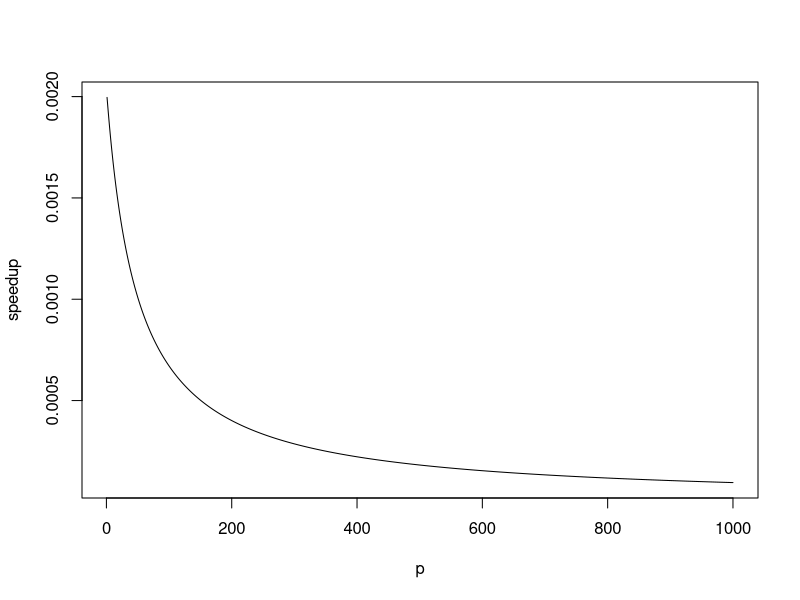
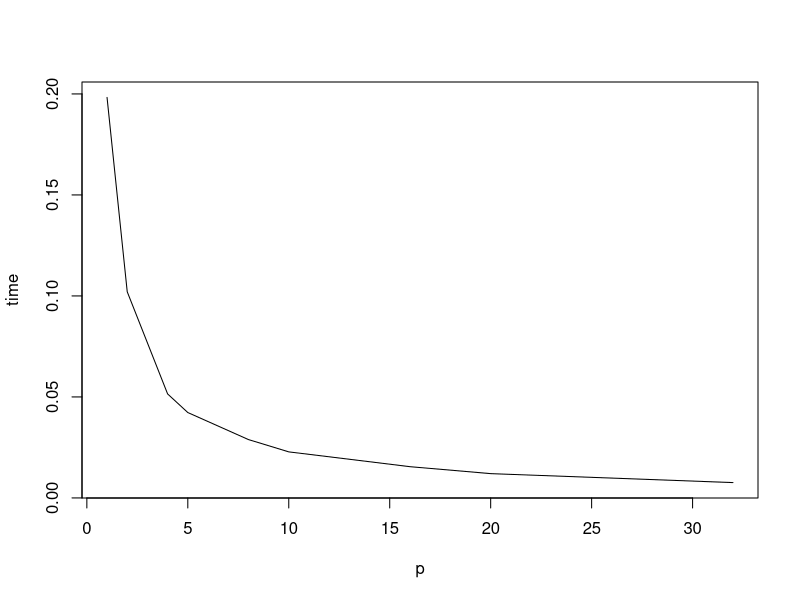

The R source for these figures, in order: (Note: this script raises an error after producing the figures.)

T_comp<-2*10^-9
T_read<-1*10^-4
T_comm <-1*10^-6 

p<-1:1000
N<-10^2



T_s = N*T_comp

T_p = T_read+(p-1+N/p)*T_comp+2*T_comm*(p-1)

speedup = T_s/T_p


plot(p,speedup,type = "l")

library(dplyr)
x<-data.frame(p,speedup)
max<- filter(x,x$speedup==max(x$speedup))


p = c(1,2,4,5,8,10,16,20,32);
time = c(0.19828200,
         0.10205293,
         0.05147886, 
         0.04226208,
         0.02889167,
         0.0227909 ,
         0.01546288, 
         0.01202011  ,
         0.00758505);

plot(p,time,type = "l")
lines(p,t)
t = c(0.190000,0.190000,0.190000,0.190000,0.190000,0.190000,0.190000,0.190000,0.190000)
t_serial = 0.190000
speedup= t_serial/time;
plot(p,speedup,type = "l")


p = c(1 ,
      2 ,  
      
      3 , 
      
      4 ,
      
      5,  
      
      6,
      
      
      7 ,
      8,
      9,
      
      10 ,
      
      15, 
      
      20 ,
      25,
      
      
      30 ,
      
      35,
      
      
      40 ,
      45,
      
      50,
      55,
      
      65,
      
      70 ,
      85,
      
      
      90 ,
      
      100 ,
      110,
      
      120 ,
      130,
      
      140,
      
      150 ,
      160,
      170,
      
      180,
      190
);
time = c(0.19834018 , 
          0.10237694,
         
          0.06810403,
         
        0.05112910,
         
         0.04208803,
         
         0.03521991,
         
         
         0.03114295,
          0.02774906,
         0.02494812,
         
         0.022473105,
         
         0.01611710,
         
          0.01290107,
         0.04538202,
         
         
         0.04738688,
         0.04664588,
         
         
         0.00709820,
         0.03946805,
         
        0.04218102 ,
        0.03909183,
         
         0.04053712,
         
        0.04279184,
         0.04293084,
         
         
         0.04550791,
         
         0.04573107 ,
          0.04612899,
         
          0.04723096,
         0.08044481,
         
         0.04769993,
         
         0.04286814,
          0.08405995,
          0.12087607,
         
         0.12373304,
         0.12087607
);

plot(p,time,type = "l")
lines(p,t)
t_serial = 0.260000
speedup= t_serial/time;
plot(p,speedup,type = "l")
lines(p,p,type ='r')

p_billion = c(
  1,
  # wallti
  5,
  # walltime on master processor : 4.20706916
  10,
  # walltime on master processor : 2.23497915
  15,
  # walltime on master processor : 1.54891181
  20,
  # walltime on master processor : 1.44179392
  25,
  # walltime on master processor : 0.96517396
  50,
  # walltime on master processor : 0.61355782
  75,
  # w,alltime on master processor : 0.35910296
  90,
  # walltime on master processor : 0.30017495
  100,
  # walltime on master processor : 0.27414989
  110,
  # walltime on master processor : 0.31551290
  
  120,
  # walltime on master processor : 0.25058603
  130,
  # walltime on master processor : 0.26568794
  140,
  # walltime on master processor : 0.25276184
  150
  # walltime on master processor : 0.23546004
    
);
time_billion = c(
   19.79908109,
   4.20706916,
 2.23497915,
  1.54891181,
   1.44179392,
   0.96517396,
  0.61355782,
 0.35910296,
   0.30017495,
  0.27414989,
   0.31551290,
 0.25058603,
0.26568794,
 0.25276184,
   0.23546004
);

plot(p_billion,time_billion,type = "l")
lines(p,p)
t_serial = 26.76
speedup= t_serial/time_billion;
plot(p_billion,speedup,type = "l")

p_100million = c(
  1,
  # walltime on master processor : 1.97930312
  5,
  # walltime on master processor : 0.42994881
  10,
  # walltime on master processor : 0.22460914
  15,
  # walltime on master processor : 0.19165015
  20,
  # walltime on master processor : 0.11935997
  25,
  # walltime on master processor : 0.09289098
  50,
  # walltime on master processor : 0.08066607
  75,
  # walltime on master processor : 0.07152891
    90,
  # walltime on master processor : 0.06218886
    100,
  # walltime on master processor : 0.06592202

    110,
  # walltime on master processor : 0.06510186
  120,
  # walltime on master processor : 0.07200909
  130,
  # walltime on master processor : 0.06397820
  140,
  # walltime on master processor : 0.06224704
  
  150,
  # walltime on master processor : 0.03052187
  
    160,
  # walltime on master processor : 0.09982419
  170,
  # walltime on master processor : 0.13634300
  190,
  # walltime on master processor : 0.09572482
  200
  # walltime on master processor : 0.06143498
);
time_100million = c(
  1.97930312,
  0.42994881,
  0.22460914,
  0.19165015,
  0.11935997,
 0.09289098,
  0.08066607,
  0.07152891,
 0.06218886,
  0.06592202,
  
  0.06510186,
   0.07200909,
  0.06397820,
  
   0.06224704,
 0.03052187,
  0.09982419,
   0.13634300,
   0.09572482,
  0.06143498
  
);

plot(p_100million,time_100million,type = "l")
lines(p,t)
t_serial = 2.51
speedup= t_serial/time_100million;
plot(p_100million,speedup,type = "l")

